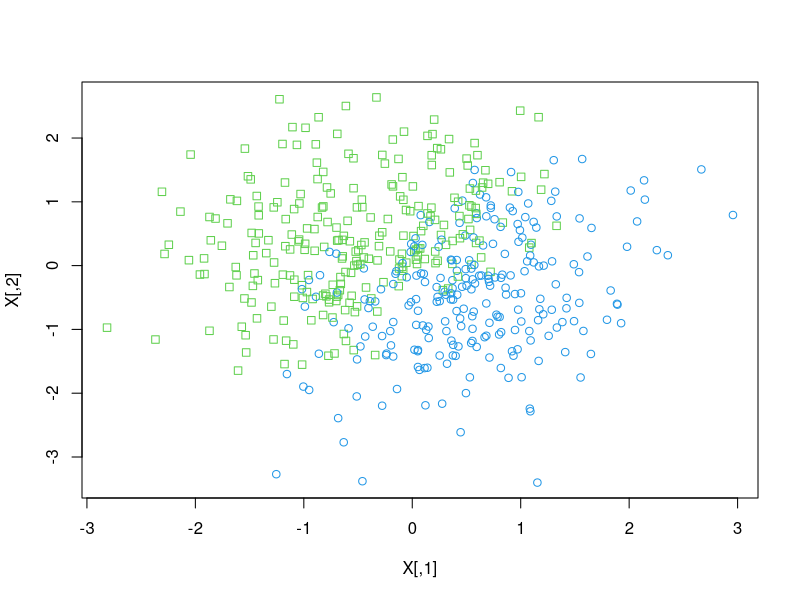
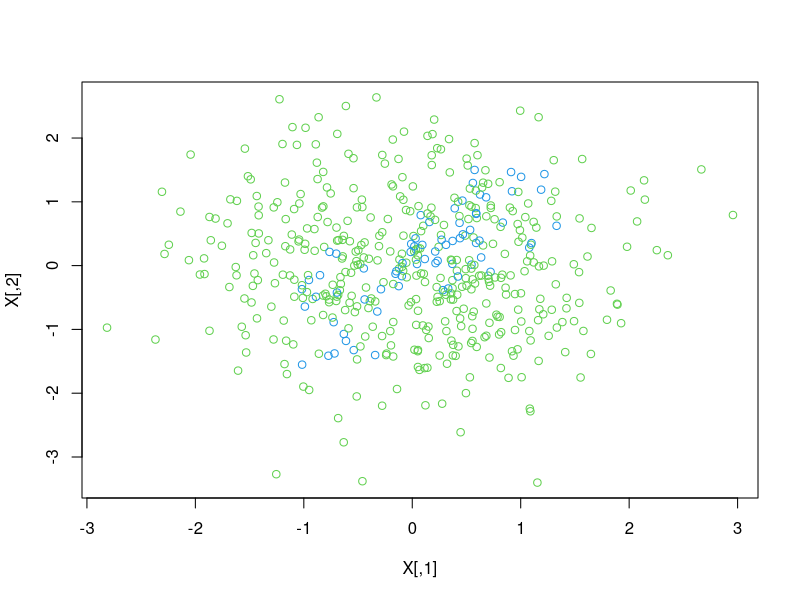

The R script that drew these images, in order:
# simple example of logistic regression with data generated
# from the logistic model

wtrue = c(3,-2)  # the true weight vector (unknown to us)
n = 500      # number of observations
k = 2        # dimension of observations
X = matrix(rnorm(n*k),ncol=k);  # matrix of observations
                                # according to logistic model doesn't matter
				# what dist of X is.  
				# customary to put data vectors in matrix where
				# each row is an observation
				# each column a variable
p = 1/(1 + exp(-X %*% wtrue))   # p[i] = p(class = 1 | x[i]) 
    	   	      		#      = sigma((Xw)[i])
    	   	      		# %*% is matrix mult
c = as.integer(runif(n) < p)    # generate classes according to p
    			        # c[i] = P(runif < p[i]) = p[i]
plot(X,pch=c,col=c+3);          # visualize


w = c(0,0);   			# initial weight vector

for (iter in 1:100) {  # iterations of gradient descent on log likelihood
  p = 1/(1+exp(-X %*% w))   # prob of c=1 under current weight
  ll = sum(log(p[c == 1])) + sum(log(1-p[c == 0]))  # the log likelihood of data
  print(ll);  # note that ll is strictly increasing


  grad = rep(0,k);  # compute the gradient
  for (i in 1:n) {
    grad = grad + (c[i] - p[i])*X[i,];
  }
  w = w + .01*grad;  # small step in direction of greatest increase of ll
}

chat = (p > .5);		 # our estimate of the class in the end
plot(X,col=((c != chat)+3))	 # color misclassified points differently